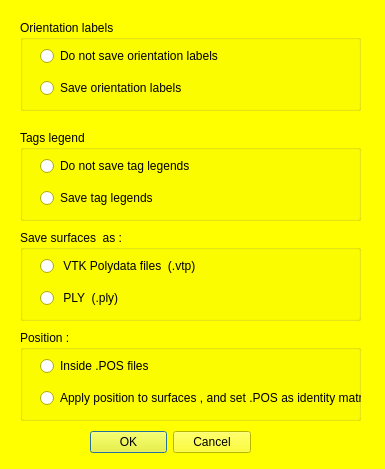
<?xml version="1.0" encoding="UTF-8"?>
<ui version="4.0">
 <class>mqSaveNTWDialog</class>
 <widget class="QDialog" name="mqSaveNTWDialog">
  <property name="geometry">
   <rect>
    <x>0</x>
    <y>0</y>
    <width>385</width>
    <height>469</height>
   </rect>
  </property>
  <property name="palette">
   <palette>
    <active>
     <colorrole role="WindowText">
      <brush brushstyle="SolidPattern">
       <color alpha="255">
        <red>0</red>
        <green>0</green>
        <blue>0</blue>
       </color>
      </brush>
     </colorrole>
     <colorrole role="Button">
      <brush brushstyle="SolidPattern">
       <color alpha="255">
        <red>255</red>
        <green>255</green>
        <blue>0</blue>
       </color>
      </brush>
     </colorrole>
     <colorrole role="Light">
      <brush brushstyle="SolidPattern">
       <color alpha="255">
        <red>255</red>
        <green>255</green>
        <blue>127</blue>
       </color>
      </brush>
     </colorrole>
     <colorrole role="Midlight">
      <brush brushstyle="SolidPattern">
       <color alpha="255">
        <red>255</red>
        <green>255</green>
        <blue>63</blue>
       </color>
      </brush>
     </colorrole>
     <colorrole role="Dark">
      <brush brushstyle="SolidPattern">
       <color alpha="255">
        <red>127</red>
        <green>127</green>
        <blue>0</blue>
       </color>
      </brush>
     </colorrole>
     <colorrole role="Mid">
      <brush brushstyle="SolidPattern">
       <color alpha="255">
        <red>170</red>
        <green>170</green>
        <blue>0</blue>
       </color>
      </brush>
     </colorrole>
     <colorrole role="Text">
      <brush brushstyle="SolidPattern">
       <color alpha="255">
        <red>0</red>
        <green>0</green>
        <blue>0</blue>
       </color>
      </brush>
     </colorrole>
     <colorrole role="BrightText">
      <brush brushstyle="SolidPattern">
       <color alpha="255">
        <red>255</red>
        <green>255</green>
        <blue>255</blue>
       </color>
      </brush>
     </colorrole>
     <colorrole role="ButtonText">
      <brush brushstyle="SolidPattern">
       <color alpha="255">
        <red>0</red>
        <green>0</green>
        <blue>0</blue>
       </color>
      </brush>
     </colorrole>
     <colorrole role="Base">
      <brush brushstyle="SolidPattern">
       <color alpha="255">
        <red>255</red>
        <green>255</green>
        <blue>255</blue>
       </color>
      </brush>
     </colorrole>
     <colorrole role="Window">
      <brush brushstyle="SolidPattern">
       <color alpha="255">
        <red>255</red>
        <green>255</green>
        <blue>0</blue>
       </color>
      </brush>
     </colorrole>
     <colorrole role="Shadow">
      <brush brushstyle="SolidPattern">
       <color alpha="255">
        <red>0</red>
        <green>0</green>
        <blue>0</blue>
       </color>
      </brush>
     </colorrole>
     <colorrole role="AlternateBase">
      <brush brushstyle="SolidPattern">
       <color alpha="255">
        <red>255</red>
        <green>255</green>
        <blue>127</blue>
       </color>
      </brush>
     </colorrole>
     <colorrole role="ToolTipBase">
      <brush brushstyle="SolidPattern">
       <color alpha="255">
        <red>255</red>
        <green>255</green>
        <blue>220</blue>
       </color>
      </brush>
     </colorrole>
     <colorrole role="ToolTipText">
      <brush brushstyle="SolidPattern">
       <color alpha="255">
        <red>0</red>
        <green>0</green>
        <blue>0</blue>
       </color>
      </brush>
     </colorrole>
    </active>
    <inactive>
     <colorrole role="WindowText">
      <brush brushstyle="SolidPattern">
       <color alpha="255">
        <red>0</red>
        <green>0</green>
        <blue>0</blue>
       </color>
      </brush>
     </colorrole>
     <colorrole role="Button">
      <brush brushstyle="SolidPattern">
       <color alpha="255">
        <red>255</red>
        <green>255</green>
        <blue>0</blue>
       </color>
      </brush>
     </colorrole>
     <colorrole role="Light">
      <brush brushstyle="SolidPattern">
       <color alpha="255">
        <red>255</red>
        <green>255</green>
        <blue>127</blue>
       </color>
      </brush>
     </colorrole>
     <colorrole role="Midlight">
      <brush brushstyle="SolidPattern">
       <color alpha="255">
        <red>255</red>
        <green>255</green>
        <blue>63</blue>
       </color>
      </brush>
     </colorrole>
     <colorrole role="Dark">
      <brush brushstyle="SolidPattern">
       <color alpha="255">
        <red>127</red>
        <green>127</green>
        <blue>0</blue>
       </color>
      </brush>
     </colorrole>
     <colorrole role="Mid">
      <brush brushstyle="SolidPattern">
       <color alpha="255">
        <red>170</red>
        <green>170</green>
        <blue>0</blue>
       </color>
      </brush>
     </colorrole>
     <colorrole role="Text">
      <brush brushstyle="SolidPattern">
       <color alpha="255">
        <red>0</red>
        <green>0</green>
        <blue>0</blue>
       </color>
      </brush>
     </colorrole>
     <colorrole role="BrightText">
      <brush brushstyle="SolidPattern">
       <color alpha="255">
        <red>255</red>
        <green>255</green>
        <blue>255</blue>
       </color>
      </brush>
     </colorrole>
     <colorrole role="ButtonText">
      <brush brushstyle="SolidPattern">
       <color alpha="255">
        <red>0</red>
        <green>0</green>
        <blue>0</blue>
       </color>
      </brush>
     </colorrole>
     <colorrole role="Base">
      <brush brushstyle="SolidPattern">
       <color alpha="255">
        <red>255</red>
        <green>255</green>
        <blue>255</blue>
       </color>
      </brush>
     </colorrole>
     <colorrole role="Window">
      <brush brushstyle="SolidPattern">
       <color alpha="255">
        <red>255</red>
        <green>255</green>
        <blue>0</blue>
       </color>
      </brush>
     </colorrole>
     <colorrole role="Shadow">
      <brush brushstyle="SolidPattern">
       <color alpha="255">
        <red>0</red>
        <green>0</green>
        <blue>0</blue>
       </color>
      </brush>
     </colorrole>
     <colorrole role="AlternateBase">
      <brush brushstyle="SolidPattern">
       <color alpha="255">
        <red>255</red>
        <green>255</green>
        <blue>127</blue>
       </color>
      </brush>
     </colorrole>
     <colorrole role="ToolTipBase">
      <brush brushstyle="SolidPattern">
       <color alpha="255">
        <red>255</red>
        <green>255</green>
        <blue>220</blue>
       </color>
      </brush>
     </colorrole>
     <colorrole role="ToolTipText">
      <brush brushstyle="SolidPattern">
       <color alpha="255">
        <red>0</red>
        <green>0</green>
        <blue>0</blue>
       </color>
      </brush>
     </colorrole>
    </inactive>
    <disabled>
     <colorrole role="WindowText">
      <brush brushstyle="SolidPattern">
       <color alpha="255">
        <red>127</red>
        <green>127</green>
        <blue>0</blue>
       </color>
      </brush>
     </colorrole>
     <colorrole role="Button">
      <brush brushstyle="SolidPattern">
       <color alpha="255">
        <red>255</red>
        <green>255</green>
        <blue>0</blue>
       </color>
      </brush>
     </colorrole>
     <colorrole role="Light">
      <brush brushstyle="SolidPattern">
       <color alpha="255">
        <red>255</red>
        <green>255</green>
        <blue>127</blue>
       </color>
      </brush>
     </colorrole>
     <colorrole role="Midlight">
      <brush brushstyle="SolidPattern">
       <color alpha="255">
        <red>255</red>
        <green>255</green>
        <blue>63</blue>
       </color>
      </brush>
     </colorrole>
     <colorrole role="Dark">
      <brush brushstyle="SolidPattern">
       <color alpha="255">
        <red>127</red>
        <green>127</green>
        <blue>0</blue>
       </color>
      </brush>
     </colorrole>
     <colorrole role="Mid">
      <brush brushstyle="SolidPattern">
       <color alpha="255">
        <red>170</red>
        <green>170</green>
        <blue>0</blue>
       </color>
      </brush>
     </colorrole>
     <colorrole role="Text">
      <brush brushstyle="SolidPattern">
       <color alpha="255">
        <red>127</red>
        <green>127</green>
        <blue>0</blue>
       </color>
      </brush>
     </colorrole>
     <colorrole role="BrightText">
      <brush brushstyle="SolidPattern">
       <color alpha="255">
        <red>255</red>
        <green>255</green>
        <blue>255</blue>
       </color>
      </brush>
     </colorrole>
     <colorrole role="ButtonText">
      <brush brushstyle="SolidPattern">
       <color alpha="255">
        <red>127</red>
        <green>127</green>
        <blue>0</blue>
       </color>
      </brush>
     </colorrole>
     <colorrole role="Base">
      <brush brushstyle="SolidPattern">
       <color alpha="255">
        <red>255</red>
        <green>255</green>
        <blue>0</blue>
       </color>
      </brush>
     </colorrole>
     <colorrole role="Window">
      <brush brushstyle="SolidPattern">
       <color alpha="255">
        <red>255</red>
        <green>255</green>
        <blue>0</blue>
       </color>
      </brush>
     </colorrole>
     <colorrole role="Shadow">
      <brush brushstyle="SolidPattern">
       <color alpha="255">
        <red>0</red>
        <green>0</green>
        <blue>0</blue>
       </color>
      </brush>
     </colorrole>
     <colorrole role="AlternateBase">
      <brush brushstyle="SolidPattern">
       <color alpha="255">
        <red>255</red>
        <green>255</green>
        <blue>0</blue>
       </color>
      </brush>
     </colorrole>
     <colorrole role="ToolTipBase">
      <brush brushstyle="SolidPattern">
       <color alpha="255">
        <red>255</red>
        <green>255</green>
        <blue>220</blue>
       </color>
      </brush>
     </colorrole>
     <colorrole role="ToolTipText">
      <brush brushstyle="SolidPattern">
       <color alpha="255">
        <red>0</red>
        <green>0</green>
        <blue>0</blue>
       </color>
      </brush>
     </colorrole>
    </disabled>
   </palette>
  </property>
  <property name="windowTitle">
   <string>Save MeshTools Project</string>
  </property>
  <widget class="QWidget" name="layoutWidget">
   <property name="geometry">
    <rect>
     <x>90</x>
     <y>430</y>
     <width>161</width>
     <height>25</height>
    </rect>
   </property>
   <layout class="QHBoxLayout" name="horizontalLayout_2">
    <item>
     <widget class="QDialogButtonBox" name="buttonBox">
      <property name="orientation">
       <enum>Qt::Horizontal</enum>
      </property>
      <property name="standardButtons">
       <set>QDialogButtonBox::Cancel|QDialogButtonBox::Ok</set>
      </property>
     </widget>
    </item>
   </layout>
  </widget>
  <widget class="QGroupBox" name="ORIToBeSaved">
   <property name="geometry">
    <rect>
     <x>20</x>
     <y>20</y>
     <width>341</width>
     <height>91</height>
    </rect>
   </property>
   <property name="title">
    <string>Orientation labels</string>
   </property>
   <widget class="QWidget" name="verticalLayoutWidget_8">
    <property name="geometry">
     <rect>
      <x>20</x>
      <y>20</y>
      <width>290</width>
      <height>65</height>
     </rect>
    </property>
    <layout class="QVBoxLayout" name="verticalLayout1_4">
     <item>
      <widget class="QRadioButton" name="DoNotSaveORI">
       <property name="text">
        <string>Do not save orientation labels</string>
       </property>
      </widget>
     </item>
     <item>
      <widget class="QRadioButton" name="SaveORI">
       <property name="text">
        <string>Save orientation labels</string>
       </property>
      </widget>
     </item>
    </layout>
   </widget>
  </widget>
  <widget class="QGroupBox" name="TAGToBeSaved">
   <property name="geometry">
    <rect>
     <x>20</x>
     <y>130</y>
     <width>341</width>
     <height>91</height>
    </rect>
   </property>
   <property name="title">
    <string>Tags legend</string>
   </property>
   <widget class="QWidget" name="verticalLayoutWidget_9">
    <property name="geometry">
     <rect>
      <x>20</x>
      <y>20</y>
      <width>290</width>
      <height>65</height>
     </rect>
    </property>
    <layout class="QVBoxLayout" name="verticalLayout1_5">
     <item>
      <widget class="QRadioButton" name="DoNotSaveTAG">
       <property name="text">
        <string>Do not save tag legends</string>
       </property>
      </widget>
     </item>
     <item>
      <widget class="QRadioButton" name="SaveTAG">
       <property name="text">
        <string>Save tag legends</string>
       </property>
      </widget>
     </item>
    </layout>
   </widget>
  </widget>
  <widget class="QGroupBox" name="SurfaceFormat">
   <property name="geometry">
    <rect>
     <x>20</x>
     <y>230</y>
     <width>341</width>
     <height>91</height>
    </rect>
   </property>
   <property name="title">
    <string>Save surfaces  as :</string>
   </property>
   <widget class="QWidget" name="verticalLayoutWidget_11">
    <property name="geometry">
     <rect>
      <x>20</x>
      <y>20</y>
      <width>290</width>
      <height>65</height>
     </rect>
    </property>
    <layout class="QVBoxLayout" name="verticalLayout1_7">
     <item>
      <widget class="QRadioButton" name="VTP">
       <property name="text">
        <string> VTK Polydata files  (.vtp)</string>
       </property>
      </widget>
     </item>
     <item>
      <widget class="QRadioButton" name="PLY">
       <property name="text">
        <string> PLY  (.ply)</string>
       </property>
      </widget>
     </item>
    </layout>
   </widget>
  </widget>
  <widget class="QGroupBox" name="SurfacePos">
   <property name="geometry">
    <rect>
     <x>20</x>
     <y>330</y>
     <width>341</width>
     <height>91</height>
    </rect>
   </property>
   <property name="title">
    <string>Position :</string>
   </property>
   <widget class="QWidget" name="verticalLayoutWidget_12">
    <property name="geometry">
     <rect>
      <x>20</x>
      <y>20</y>
      <width>388</width>
      <height>65</height>
     </rect>
    </property>
    <layout class="QVBoxLayout" name="verticalLayout1_8">
     <item>
      <widget class="QRadioButton" name="PositionInPosFile">
       <property name="text">
        <string>Inside .POS files</string>
       </property>
      </widget>
     </item>
     <item>
      <widget class="QRadioButton" name="ApplyPositionToSurfaces">
       <property name="text">
        <string>Apply position to surfaces , and set .POS as identity matrix</string>
       </property>
      </widget>
     </item>
    </layout>
   </widget>
  </widget>
 </widget>
 <resources/>
 <connections>
  <connection>
   <sender>buttonBox</sender>
   <signal>accepted()</signal>
   <receiver>mqSaveNTWDialog</receiver>
   <slot>accept()</slot>
   <hints>
    <hint type="sourcelabel">
     <x>248</x>
     <y>254</y>
    </hint>
    <hint type="destinationlabel">
     <x>157</x>
     <y>274</y>
    </hint>
   </hints>
  </connection>
  <connection>
   <sender>buttonBox</sender>
   <signal>rejected()</signal>
   <receiver>mqSaveNTWDialog</receiver>
   <slot>reject()</slot>
   <hints>
    <hint type="sourcelabel">
     <x>316</x>
     <y>260</y>
    </hint>
    <hint type="destinationlabel">
     <x>286</x>
     <y>274</y>
    </hint>
   </hints>
  </connection>
 </connections>
</ui>
